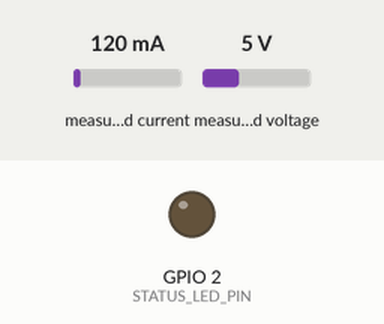
This sketch was run on a simulated ESP32. On the bench: output pins drawn as LEDs (lit = HIGH). The test bench sets the inputs (shaded band); at power-on: measured current 120 mA, measured voltage 5 V. WiFi joins after 1.5 s; servers stay silent unless stated; no MQTT or app messages arrive unless stated; what the sketch prints to the serial monitor is not drawn.

Above: at 0.1 s.
At 2.6 s:
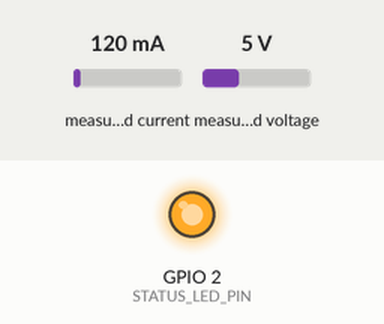
Timing chart, 0 to 4.1 s (numbered marks = the images above):
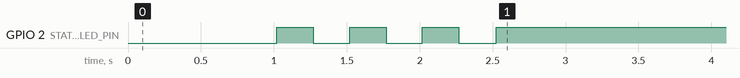

Measured:
- by itself, GPIO 2 (STATUS_LED_PIN): alternates HIGH for 0.25 s and LOW for 0.25 s, 6 changes in all, then stays HIGH

The sketch:

pzem_node.ino
```cpp
#include <WiFi.h>
#include <PubSubClient.h>
#include <PZEM004Tv30.h>

// Wi-Fi & MQTT Credentials
const char* ssid = "Samsung M14";
const char* password = "deminiuom124";
const char* mqtt_server = "10.99.209.171"; // Raspberry Pi 5 IP

const char* topic_power = "gridguard/sensor/main_power";

// Hardware Pin Definitions for D26 / D27 Wiring:
#define PZEM_RX_PIN 26 // Connected to PZEM TX
#define PZEM_TX_PIN 27 // Connected to PZEM RX
#define STATUS_LED_PIN 2 // Built-in Blue LED (GPIO 2)

PZEM004Tv30 pzem(Serial2, PZEM_RX_PIN, PZEM_TX_PIN);

WiFiClient espClient;
PubSubClient client(espClient);

unsigned long lastMsgTime = 0;

void setup_wifi() {
  delay(10);
  Serial.println();
  Serial.print("Connecting to Wi-Fi: ");
  Serial.println(ssid);
  WiFi.mode(WIFI_STA);
  WiFi.begin(ssid, password);

  while (WiFi.status() != WL_CONNECTED) {
    digitalWrite(STATUS_LED_PIN, !digitalRead(STATUS_LED_PIN));
    delay(250);
    Serial.print(".");
  }

  Serial.println("\nWiFi connected successfully!");
  Serial.print("PZEM ESP32 IP Address: ");
  Serial.println(WiFi.localIP());
}

void reconnect() {
  while (!client.connected()) {
    Serial.print("Attempting MQTT connection to Pi (");
    Serial.print(mqtt_server);
    Serial.print(")...");

    digitalWrite(STATUS_LED_PIN, !digitalRead(STATUS_LED_PIN));

    if (client.connect("pzem-main-meter")) {
      Serial.println("CONNECTED to GridGuard Brain!");
      digitalWrite(STATUS_LED_PIN, HIGH);
    } else {
      Serial.print("failed, rc=");
      Serial.print(client.state());
      Serial.println(" retrying in 3 seconds...");
      delay(3000);
    }
  }
}

void setup() {
  Serial.begin(115200);
  pinMode(STATUS_LED_PIN, OUTPUT);
  digitalWrite(STATUS_LED_PIN, LOW);

  Serial.println("\n==========================================");
  Serial.println("   GridGuard PZEM-004T Meter Node         ");
  Serial.println("==========================================");

  // Initialize HardwareSerial2 explicitly on Pins 26 (RX) & 27 (TX)
  Serial2.begin(9600, SERIAL_8N1, PZEM_RX_PIN, PZEM_TX_PIN);
  delay(1000);

  Serial.printf("PZEM Configured Pins: ESP RX=%d, ESP TX=%d\n", PZEM_RX_PIN, PZEM_TX_PIN);

  setup_wifi();
  client.setServer(mqtt_server, 1883);
}

void loop() {
  if (!client.connected()) {
    reconnect();
  } else {
    digitalWrite(STATUS_LED_PIN, HIGH);
  }
  client.loop();

  unsigned long now = millis();
  if (now - lastMsgTime > 2000) {
    lastMsgTime = now;

    float voltage = pzem.voltage();
    float current = pzem.current();
    float power = pzem.power();

    if (isnan(voltage)) voltage = 0.0;
    if (isnan(current)) current = 0.0;
    if (isnan(power)) power = 0.0;

    String jsonPayload = "{\"power_w\":" + String(power, 1) +
                         ",\"current\":" + String(current, 2) +
                         ",\"voltage\":" + String(voltage, 1) + "}";

    Serial.print("Telemetry: ");
    Serial.println(jsonPayload);

    if (client.connected()) {
      client.publish(topic_power, jsonPayload.c_str());
    }
  }
}
```
